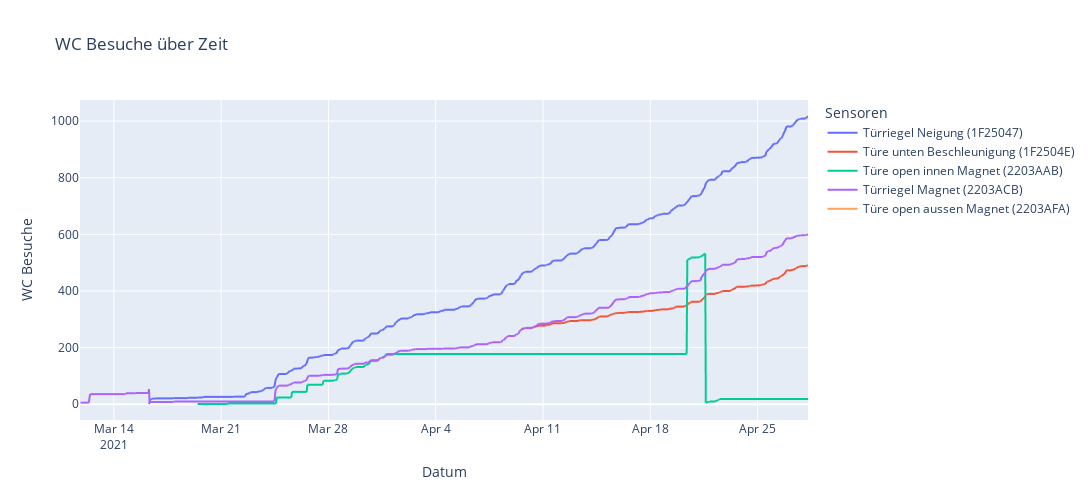

This figure's notebook cell:
### Markdown cell above
## Cummulative data over time

### Code cell
def customLegend(fig, nameSwap):
    for i, dat in enumerate(fig.data):
        for elem in dat:
            if elem == 'name':
                # print(fig.data[i].name)
                if fig.data[i].name in nameSwap.keys():
                    fig.data[i].name = nameSwap[fig.data[i].name]
    return(fig)

vis_data = message_data_wide.drop(columns = 'counter_2203AF9')
# subselect dat until April 18
# vis_data = vis_data[vis_data['created'].dt.date <= pd.to_datetime('2021-04-18')]

fig = px.line(vis_data, x='created', y=get_sub_columns(vis_data, False, 'created'), width=1500, height=500, title='WC Besuche über Zeit')
# titles
# fig.update_xaxes(title_text='Datum')
# fig.update_yaxes(title_text='WC-Besuche')
fig.update_layout(
    xaxis_title = 'Datum',
    yaxis_title = 'WC Besuche',
    legend_title = 'Sensoren'
)
# legend
fig = customLegend(fig=fig, nameSwap = \
    { \
        'counter_1F25047' : 'Türriegel Neigung (1F25047)', \
        'counter_2203ACB' : 'Türriegel Magnet (2203ACB)', \
        'counter_1F2504E' : 'Türe unten Beschleunigung (1F2504E)', \
        'counter_2203AFA' : 'Türe open aussen Magnet (2203AFA)', \
        'counter_2203AAB' : 'Türe open innen Magnet (2203AAB)', \
        'counter_2203AF9' : 'Test Sensor (nicht installiert) (2203AF9)', \
    })

# set color
# fig.data[0].line.color = 'rgb(0, 0, 0)'
# fig.data[1].line.color = 'rgb(0, 0, 255)'

fig.show()

# matiplotlib (date formatting is not so nice)
# ax = message_data_wide[get_sub_columns(False, 'created')].plot(kind='line', x='created', figsize=(22, 5), style='-')

# ax.set_title('WC Besuche über Zeit')
# ax.set_xlabel('Date')
# ax.set_ylabel('WC-Besuche')

# ax.xaxis.set_major_formatter(dates.DateFormatter("%d.%m.%Y"))

### Figure 1 — Plotly figure (JSON) as saved in the notebook; plotly's stock layout.template omitted (floating-point values rounded to 4 significant figures; data arrays with more than 128 entries replaced by an {"elided": "..."} marker saying what was removed)
{"data": [{"hovertemplate": "variable=counter_1F25047<br>created=%{x}<br>value=%{y}<extra></extra>", "legendgroup": "counter_1F25047", "line": {"color": "#636efa", "dash": "solid"}, "mode": "lines", "name": "Türriegel Neigung (1F25047)", "showlegend": true, "type": "scattergl", "x": {"elided": "1141 str values"}, "xaxis": "x", "y": {"elided": "1141 int values"}, "yaxis": "y"}, {"hovertemplate": "variable=counter_1F2504E<br>created=%{x}<br>value=%{y}<extra></extra>", "legendgroup": "counter_1F2504E", "line": {"color": "#EF553B", "dash": "solid"}, "mode": "lines", "name": "Türe unten Beschleunigung (1F2504E)", "showlegend": true, "type": "scattergl", "x": {"elided": "1141 str values"}, "xaxis": "x", "y": {"elided": "1141 int values"}, "yaxis": "y"}, {"hovertemplate": "variable=counter_2203AAB<br>created=%{x}<br>value=%{y}<extra></extra>", "legendgroup": "counter_2203AAB", "line": {"color": "#00cc96", "dash": "solid"}, "mode": "lines", "name": "Türe open innen Magnet (2203AAB)", "showlegend": true, "type": "scattergl", "x": {"elided": "1141 str values"}, "xaxis": "x", "y": {"elided": "1141 float values"}, "yaxis": "y"}, {"hovertemplate": "variable=counter_2203ACB<br>created=%{x}<br>value=%{y}<extra></extra>", "legendgroup": "counter_2203ACB", "line": {"color": "#ab63fa", "dash": "solid"}, "mode": "lines", "name": "Türriegel Magnet (2203ACB)", "showlegend": true, "type": "scattergl", "x": {"elided": "1141 str values"}, "xaxis": "x", "y": {"elided": "1141 int values"}, "yaxis": "y"}, {"hovertemplate": "variable=counter_2203AFA<br>created=%{x}<br>value=%{y}<extra></extra>", "legendgroup": "counter_2203AFA", "line": {"color": "#FFA15A", "dash": "solid"}, "mode": "lines", "name": "Türe open aussen Magnet (2203AFA)", "showlegend": true, "type": "scattergl", "x": {"elided": "1141 str values"}, "xaxis": "x", "y": {"elided": "1141 null values"}, "yaxis": "y"}], "layout": {"height": 500, "legend": {"title": {"text": "Sensoren"}, "tracegroupgap": 0}, "title": {"text": "WC Besuche über Zeit"}, "width": 1500, "xaxis": {"anchor": "y", "domain": [0, 1], "title": {"text": "Datum"}}, "yaxis": {"anchor": "x", "domain": [0, 1], "title": {"text": "WC Besuche"}}}}
